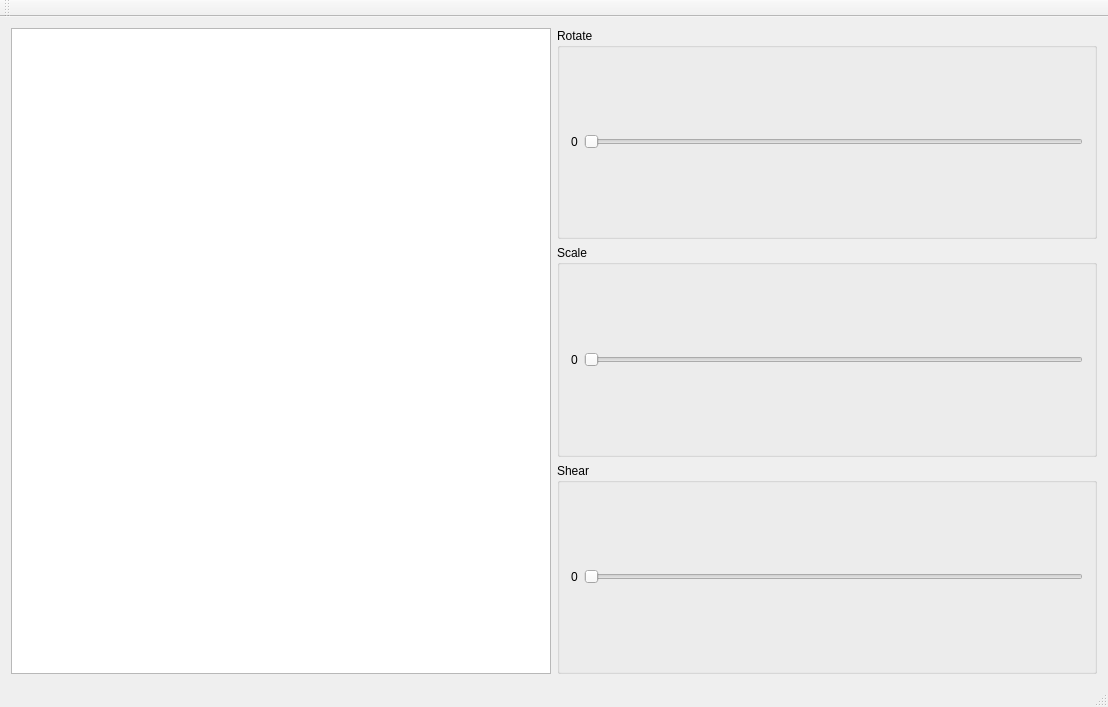
<?xml version="1.0" encoding="UTF-8"?>
<ui version="4.0">
 <class>SolorSystemWin</class>
 <widget class="QMainWindow" name="SolorSystemWin">
  <property name="geometry">
   <rect>
    <x>0</x>
    <y>0</y>
    <width>1108</width>
    <height>707</height>
   </rect>
  </property>
  <property name="windowTitle">
   <string>SolorSystemWin</string>
  </property>
  <widget class="QWidget" name="centralWidget">
   <layout class="QHBoxLayout" name="horizontalLayout_5" stretch="0,0">
    <item>
     <widget class="QGraphicsView" name="graphicsView"/>
    </item>
    <item>
     <layout class="QVBoxLayout" name="verticalLayout">
      <item>
       <widget class="QGroupBox" name="rotateGroup">
        <property name="minimumSize">
         <size>
          <width>120</width>
          <height>0</height>
         </size>
        </property>
        <property name="title">
         <string>Rotate</string>
        </property>
        <layout class="QHBoxLayout" name="horizontalLayout">
         <item>
          <widget class="QLabel" name="rotateLabel">
           <property name="lineWidth">
            <number>3</number>
           </property>
           <property name="text">
            <string>0</string>
           </property>
          </widget>
         </item>
         <item>
          <widget class="QSlider" name="rotateSlider">
           <property name="orientation">
            <enum>Qt::Horizontal</enum>
           </property>
          </widget>
         </item>
        </layout>
       </widget>
      </item>
      <item>
       <widget class="QGroupBox" name="scaleGroup">
        <property name="minimumSize">
         <size>
          <width>100</width>
          <height>0</height>
         </size>
        </property>
        <property name="title">
         <string>Scale</string>
        </property>
        <layout class="QHBoxLayout" name="horizontalLayout_2">
         <item>
          <widget class="QLabel" name="scaleLabel">
           <property name="lineWidth">
            <number>3</number>
           </property>
           <property name="text">
            <string>0</string>
           </property>
          </widget>
         </item>
         <item>
          <widget class="QSlider" name="scaleSlider">
           <property name="orientation">
            <enum>Qt::Horizontal</enum>
           </property>
          </widget>
         </item>
        </layout>
       </widget>
      </item>
      <item>
       <widget class="QGroupBox" name="shearGroup">
        <property name="minimumSize">
         <size>
          <width>100</width>
          <height>0</height>
         </size>
        </property>
        <property name="title">
         <string>Shear</string>
        </property>
        <layout class="QHBoxLayout" name="horizontalLayout_3">
         <item>
          <widget class="QLabel" name="shearLabel">
           <property name="lineWidth">
            <number>3</number>
           </property>
           <property name="text">
            <string>0</string>
           </property>
          </widget>
         </item>
         <item>
          <widget class="QSlider" name="shearSlider">
           <property name="orientation">
            <enum>Qt::Horizontal</enum>
           </property>
           <property name="tickInterval">
            <number>4</number>
           </property>
          </widget>
         </item>
        </layout>
       </widget>
      </item>
     </layout>
    </item>
   </layout>
  </widget>
  <widget class="QMenuBar" name="menuBar">
   <property name="geometry">
    <rect>
     <x>0</x>
     <y>0</y>
     <width>1108</width>
     <height>28</height>
    </rect>
   </property>
  </widget>
  <widget class="QToolBar" name="mainToolBar">
   <attribute name="toolBarArea">
    <enum>TopToolBarArea</enum>
   </attribute>
   <attribute name="toolBarBreak">
    <bool>false</bool>
   </attribute>
  </widget>
  <widget class="QStatusBar" name="statusBar"/>
 </widget>
 <layoutdefault spacing="6" margin="11"/>
 <resources/>
 <connections/>
</ui>
